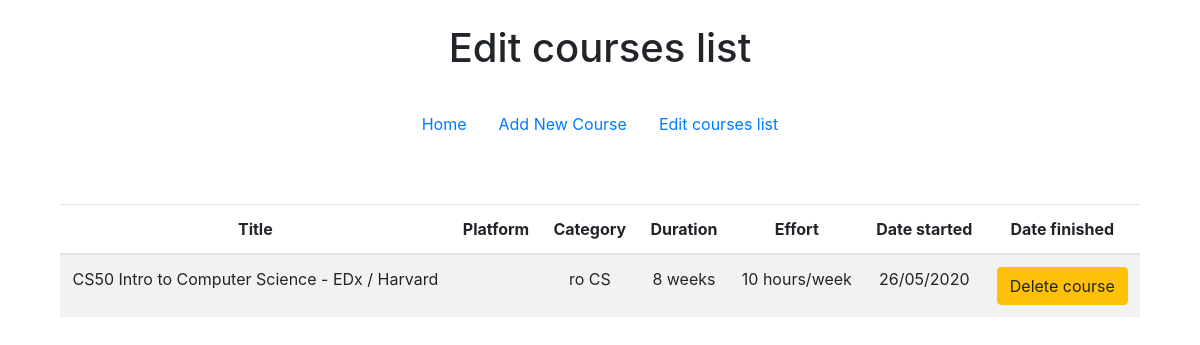
The app's page /edit, older data.
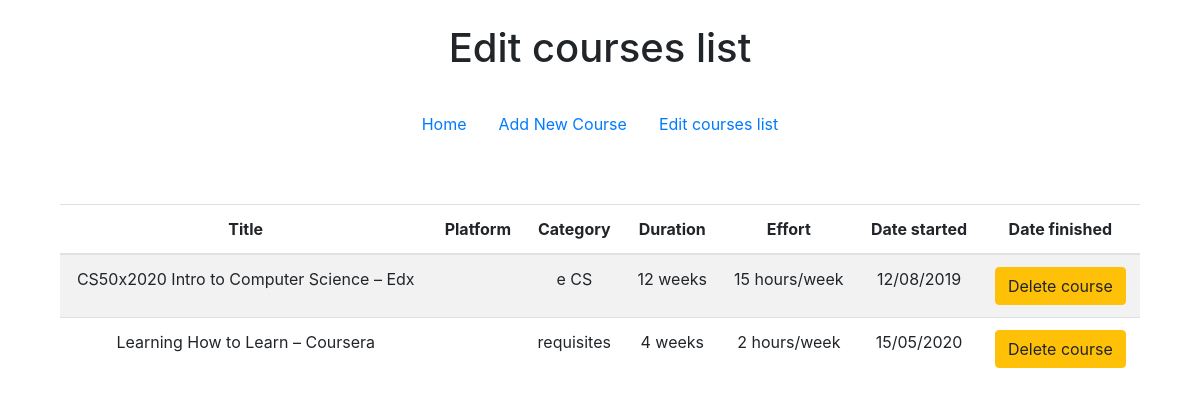
The same page, newer data.
### tables this page shows
CREATE TABLE 'courses' (
  'id' INTEGER PRIMARY KEY AUTOINCREMENT NOT NULL,
  'title' VARCHAR(255),
  'category' VARCHAR(255),
  'duration' INTEGER,
  'effort' INTEGER,
  'started' DATE DEFAULT (strftime ('%d/%m/%Y', 'now', 'localtime')),
  'ended' – DATE DEFAULT (strftime ('%d/%m/%Y', 'now', 'localtime'))
);

### application.py (the view)
@app.route("/edit", methods=["GET", "POST"])
def edit():
    rows = db.execute("SELECT * FROM courses ORDER BY category ASC, started DESC;")
    if request.method == "GET":
        return render_template("edit.html", rows=rows)
    else:
        db.execute("DELETE FROM courses WHERE id=:id;", id=request.form.get("delete", "row['id'].value")) # Need to look into this
        return redirect("/")

### templates/edit.html
{% extends "layout.html" %}
{% block pagetitle %}
    <h1>Edit courses list</h1>
{% endblock %}
{% block body %}
    <table class="table table-striped">
        <thead>
            <th>Title</th><th>Platform</th><th>Category</th><th>Duration</th><th>Effort</th><th>Date started</th><th>Date finished</th>
        </thead>
        <tbody>
        {% for row in rows %}
            <tr>
                <td>{{ row.title }}</td><td>{{ row.platform }}</td><td>{{ row.category[3:] }}</td>
                <td>{{ row.duration }} weeks</td><td>{{ row.effort }} hours/week</td><td>{{ row.started[:10] }}</td>
                <td><form action="/edit" method="post"><button name="delete" class="btn btn-warning" type="submit" value="{{ row.id }}">Delete course</button></form></td>
            </tr>
        {% endfor %}
        </tbody>
    </table>
{% endblock %}

Row changes from the older to the newer data that the page shows:
changed courses: title "CS50 Intro to Computer Science - EDx / Harvard" → "CS50x2020 Intro to Computer Science – Edx"; category "ro CS" → "e CS"; duration "8" → "12"; effort "10" → "15"; started "26/05/2020" → "12/08/2019"
added courses: title "Learning How to Learn – Coursera", category "requisites", duration "4", effort "2", started "15/05/2020"
